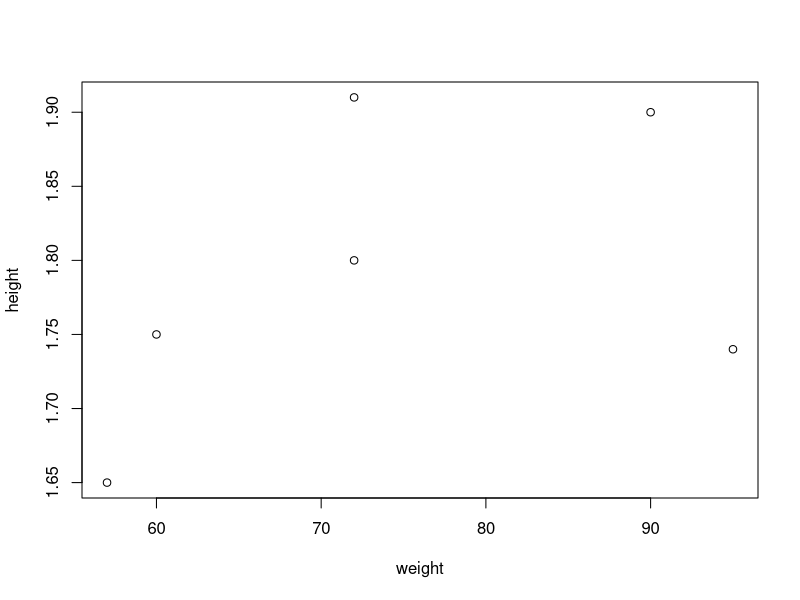
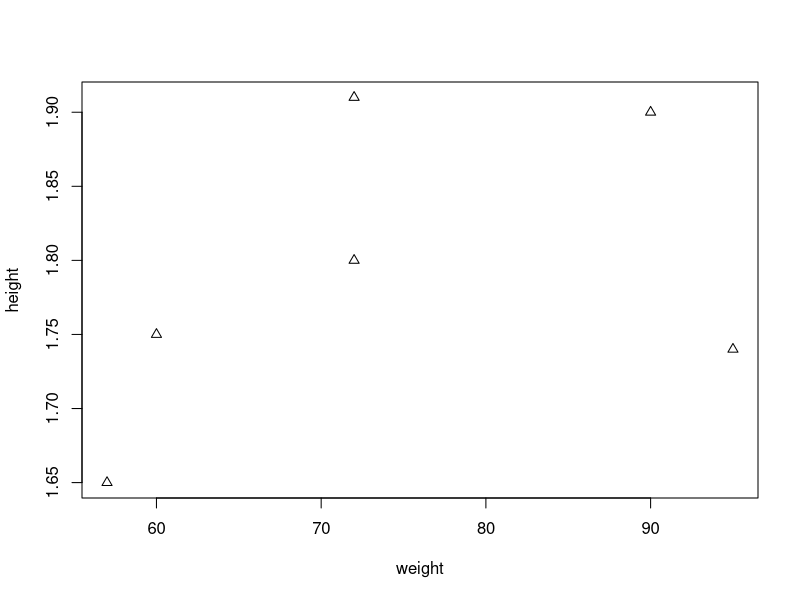
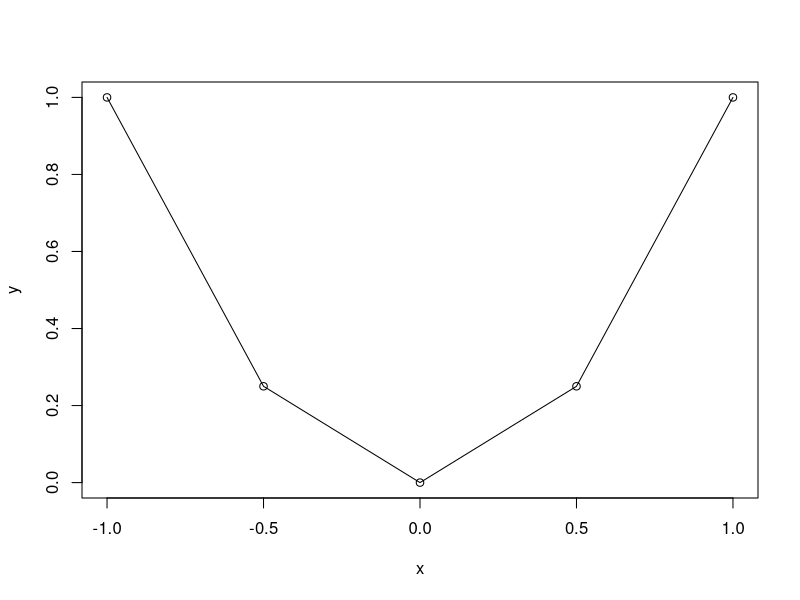
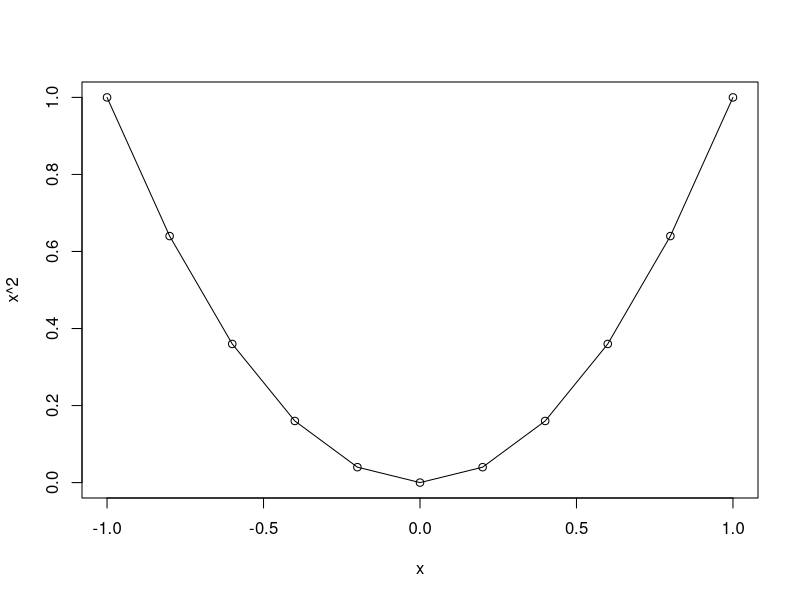
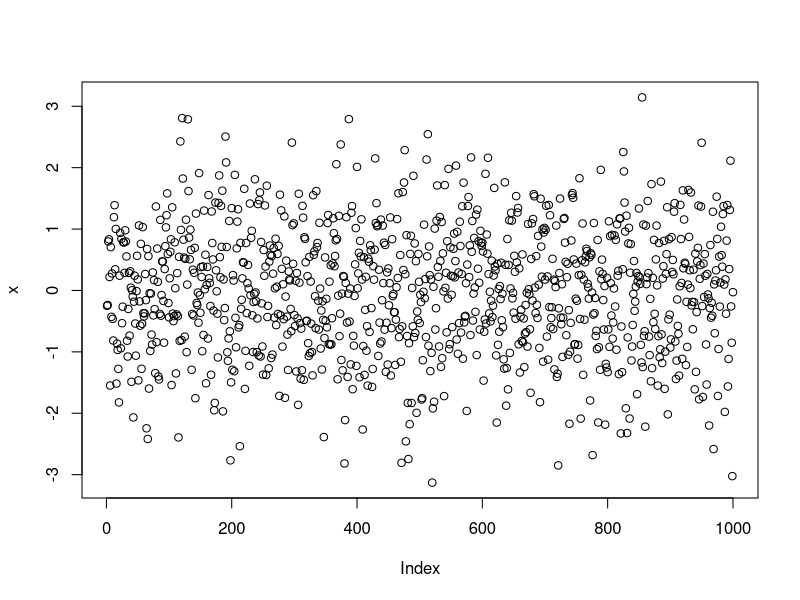

Generate these figures, in order, with R:
## ---- chunk 1
# Enter CCI data using c()
score_2007 <- c(86, 86, 88, 90, 99, 97, 97, 96, 99, 97, 90, 90)
score_2009 <- c(24, 22, 21, 21, 19, 18, 17, 18, 21, 23, 22, 21)

# Compute vector of differences in CCI
difference <- score_2007 - score_2009

# Perform t-test with null hypothesis mu0 = 0
t.test(difference, mu = 0)
## ---- chunk 2
# Enter CCI data using c()
score_2007 <- c(86, 86, 88, 90, 99, 97, 97, 96, 99, 97, 90, 90)
score_2009 <- c(24, 22, 21, 21, 19, 18, 17, 18, 21, 23, 22, 21)
difference <- score_2007 - score_2009

# Store output of t-test
t_test_result <- t.test(difference, mu = 0)

# Capture output from print
output <- capture.output(print(t_test_result))

# Print only one line of the output
cat(output[2])
## ---- chunk 3
# Enter CCI data using c()
score_2007 <- c(86, 86, 88, 90, 99, 97, 97, 96, 99, 97, 90, 90)
score_2009 <- c(24, 22, 21, 21, 19, 18, 17, 18, 21, 23, 22, 21)
difference <- score_2007 - score_2009

# Store output of t-test
t_test_result <- t.test(difference, mu = 0)

# Capture output from print
output <- capture.output(print(t_test_result))

# Print only one line of the output
cat(output[4])
## ---- chunk 4
# Enter CCI data using c()
score_2007 <- c(86, 86, 88, 90, 99, 97, 97, 96, 99, 97, 90, 90)
score_2009 <- c(24, 22, 21, 21, 19, 18, 17, 18, 21, 23, 22, 21)
difference <- score_2007 - score_2009

# Store output of t-test
t_test_result <- t.test(difference, mu = 0)

# Capture output from print
output <- capture.output(print(t_test_result))

# Print only one line of the output
cat(output[5])
## ---- chunk 5
# Enter CCI data using c()
score_2007 <- c(86, 86, 88, 90, 99, 97, 97, 96, 99, 97, 90, 90)
score_2009 <- c(24, 22, 21, 21, 19, 18, 17, 18, 21, 23, 22, 21)
difference <- score_2007 - score_2009

# Store output of t-test
t_test_result <- t.test(difference, mu = 0)

# Capture output from print
output <- capture.output(print(t_test_result))

# Print only one line of the output
cat(output[6])
## ---- chunk 6
# Enter CCI data using c()
score_2007 <- c(86, 86, 88, 90, 99, 97, 97, 96, 99, 97, 90, 90)
score_2009 <- c(24, 22, 21, 21, 19, 18, 17, 18, 21, 23, 22, 21)
difference <- score_2007 - score_2009

# Store output of t-test
t_test_result <- t.test(difference, mu = 0)

# Capture output from print
output <- capture.output(print(t_test_result))

# Print only one line of the output
cat(output[7])
cat(output[8])
## ---- chunk 7
# Enter CCI data using c()
score_2007 <- c(86, 86, 88, 90, 99, 97, 97, 96, 99, 97, 90, 90)
score_2009 <- c(24, 22, 21, 21, 19, 18, 17, 18, 21, 23, 22, 21)
difference <- score_2007 - score_2009

# Store output of t-test
t_test_result <- t.test(difference, mu = 0)

# Capture output from print
output <- capture.output(print(t_test_result))

# Print only one line of the output
cat(output[7])
cat(output[8])
## ---- chunk 8
# Enter CCI data using c()
score_2007 <- c(86, 86, 88, 90, 99, 97, 97, 96, 99, 97, 90, 90)
score_2009 <- c(24, 22, 21, 21, 19, 18, 17, 18, 21, 23, 22, 21)
difference <- score_2007 - score_2009

# Store output of t-test
t_test_result <- t.test(difference, mu = 0)

# Capture output from print
output <- capture.output(print(t_test_result))

# Print only one line of the output
cat(output[7])
cat(output[8])
## ---- chunk 9
# Enter CCI data using c()
score_2007 <- c(86, 86, 88, 90, 99, 97, 97, 96, 99, 97, 90, 90)
score_2009 <- c(24, 22, 21, 21, 19, 18, 17, 18, 21, 23, 22, 21)
difference <- score_2007 - score_2009

# Store output of t-test
t_test_result <- t.test(difference, mu = 0)

# Capture output from print
output <- capture.output(print(t_test_result))

# Print only one line of the output
cat(output[9])
cat(output[10])
cat(output[11])
## ---- chunk 10
#| echo: true
#| output-location: slide

# Store weight and height data in 2 vectors
weight <- c(60, 72, 57, 90, 95, 72)
height <- c(1.75, 1.80, 1.65, 1.90, 1.74, 1.91)

# Plot weight against height
plot(weight, height)
## ---- chunk 11
#| echo: true
#| output-location: slide

# Store weight and height data in 2 vectors
weight <- c(60, 72, 57, 90, 95, 72)
height <- c(1.75, 1.80, 1.65, 1.90, 1.74, 1.91)

# Plot weight against height using little triangles
plot(weight, height, pch = 2)
## ---- chunk 12
#| echo: true
#| output-location: slide

# Input vector for grid of x coordinates
x <- c(-1, -0.5, 0, 0.5, 1)

# Compute the function y=x^2 on the grid
y <- x^2

# Generate scatter plot of (x,y)
plot(x, y)

# Add linear interpolation
lines(x, y)
## ---- chunk 13
#| echo: true
x <- seq(from = 2, to = 20, by = 2)
print(x)
## ---- chunk 14
x <- seq(from = 1, to = 11, by = 2)
y <- seq(1, 11, 2)

cat("Vector x is: (", x, ")")
cat("Vector y is: (", y, ")")
cat("They are the same!")
## ---- chunk 15
#| echo: true

x <- seq(from = -1, to = 1, by = 0.2)
print(x)
## ---- chunk 16
#| echo: true
#| 
# Use seq() to generate x grid
x <- seq(from = -1, to = 1, by = 0.2)

# Plot the function y=x^2
plot(x, x^2)
lines(x, x^2)
## ---- chunk 17
#| echo: true
#| output-location: slide

x <- rnorm(1000)

plot(x)
